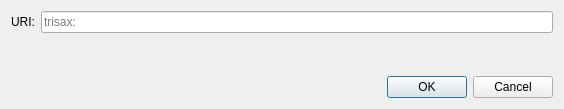
<?xml version="1.0" encoding="UTF-8"?>
<ui version="4.0">
 <class>OpenURIDialog</class>
 <widget class="QDialog" name="OpenURIDialog">
  <property name="geometry">
   <rect>
    <x>0</x>
    <y>0</y>
    <width>564</width>
    <height>109</height>
   </rect>
  </property>
  <property name="windowTitle">
   <string>Open trisax URI</string>
  </property>
  <layout class="QVBoxLayout" name="verticalLayout">
   <item>
    <layout class="QHBoxLayout" name="horizontalLayout">
     <item>
      <widget class="QLabel" name="label">
       <property name="text">
        <string>URI:</string>
       </property>
      </widget>
     </item>
     <item>
      <widget class="QValidatedLineEdit" name="uriEdit">
       <property name="placeholderText">
        <string notr="true">trisax:</string>
       </property>
      </widget>
     </item>
    </layout>
   </item>
   <item>
    <spacer name="verticalSpacer">
     <property name="orientation">
      <enum>Qt::Vertical</enum>
     </property>
     <property name="sizeHint" stdset="0">
      <size>
       <width>20</width>
       <height>40</height>
      </size>
     </property>
    </spacer>
   </item>
   <item>
    <widget class="QDialogButtonBox" name="buttonBox">
     <property name="orientation">
      <enum>Qt::Horizontal</enum>
     </property>
     <property name="standardButtons">
      <set>QDialogButtonBox::Cancel|QDialogButtonBox::Ok</set>
     </property>
    </widget>
   </item>
  </layout>
 </widget>
 <customwidgets>
  <customwidget>
   <class>QValidatedLineEdit</class>
   <extends>QLineEdit</extends>
   <header>qt/qvalidatedlineedit.h</header>
  </customwidget>
 </customwidgets>
 <resources/>
 <connections>
  <connection>
   <sender>buttonBox</sender>
   <signal>accepted()</signal>
   <receiver>OpenURIDialog</receiver>
   <slot>accept()</slot>
   <hints>
    <hint type="sourcelabel">
     <x>248</x>
     <y>254</y>
    </hint>
    <hint type="destinationlabel">
     <x>157</x>
     <y>274</y>
    </hint>
   </hints>
  </connection>
  <connection>
   <sender>buttonBox</sender>
   <signal>rejected()</signal>
   <receiver>OpenURIDialog</receiver>
   <slot>reject()</slot>
   <hints>
    <hint type="sourcelabel">
     <x>316</x>
     <y>260</y>
    </hint>
    <hint type="destinationlabel">
     <x>286</x>
     <y>274</y>
    </hint>
   </hints>
  </connection>
 </connections>
</ui>
